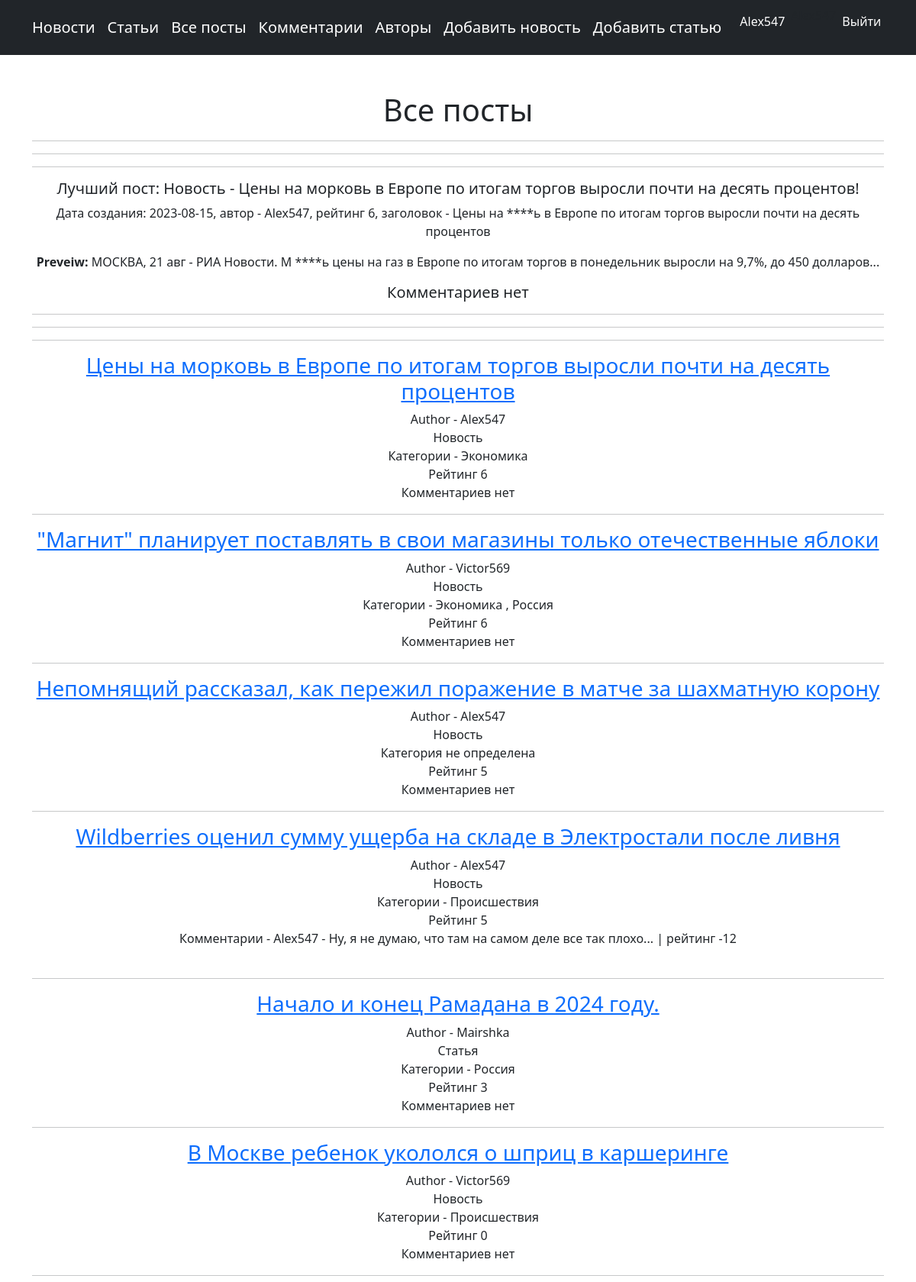
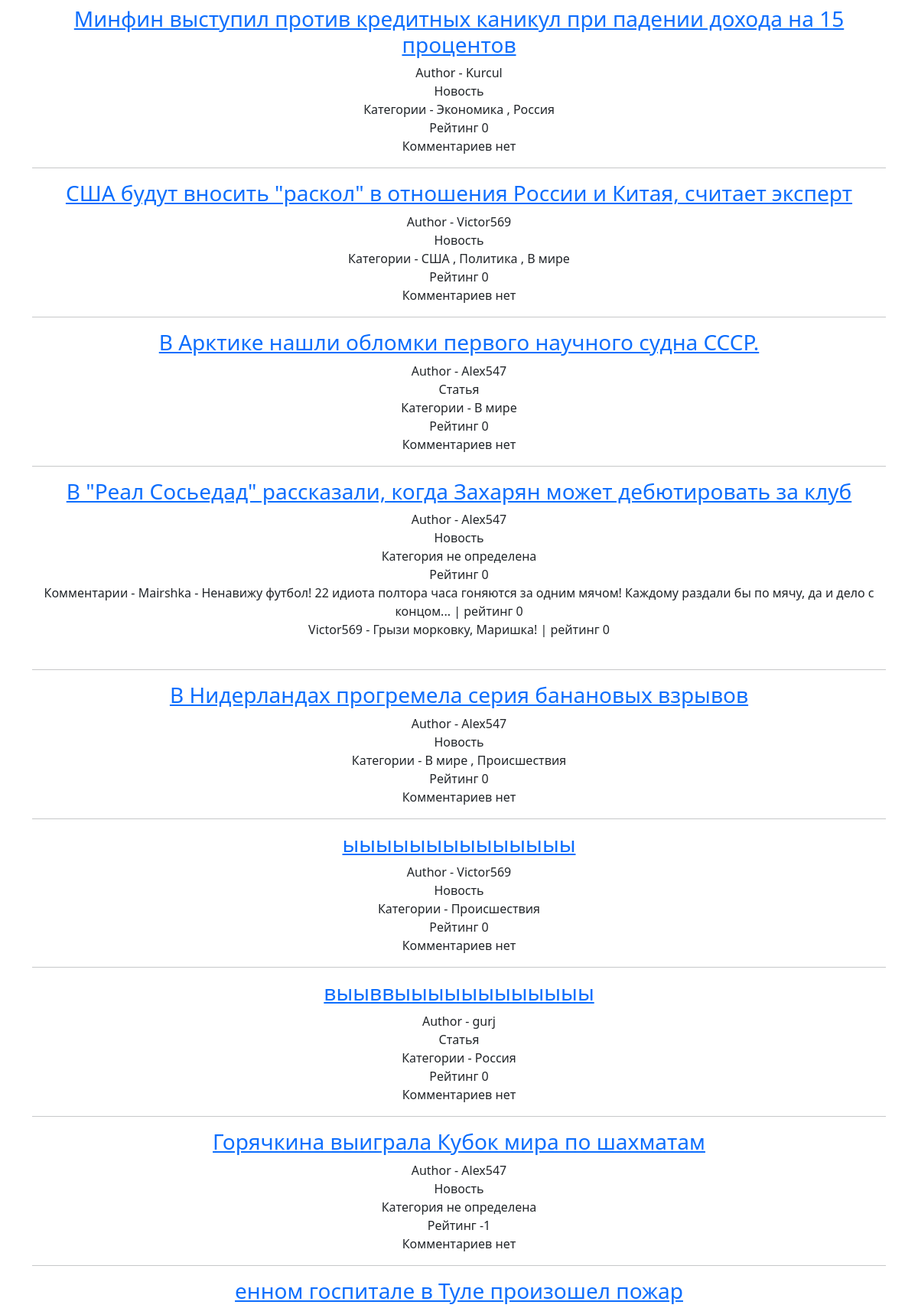
Screenshot of / (signed in, upper part) with the database file from the repository (2 pictures, top to bottom).
### newsportal/models.py (models this page shows, shortened)
class Post(models.Model):
    author = models.ForeignKey(Author, on_delete=models.CASCADE, verbose_name='Автор')
    type_post = models.CharField(max_length=1, choices=POSTS, verbose_name='Тип поста')
    time_created = models.DateTimeField(auto_now_add=True, verbose_name='Дата создания')
    category = models.ManyToManyField(Category, through="PostCategory", verbose_name='Категория')
    title =  models.CharField(max_length=255, verbose_name='Оглавление')
    content = models.TextField( verbose_name='Содержание')
    rating = models.SmallIntegerField(default=0, verbose_name='Рейтинг')
    def __str__(self):
        return f'{self.get_type_post_display()} - {self.title}'
    def  preview(self):
        p = self.content[:124]
        return f'{p}...'

class Author(models.Model):
    author = models.OneToOneField(User, on_delete=models.CASCADE)
    rating = models.SmallIntegerField(default=0)
    def __str__(self):
        return self.author.username

class Category(models.Model):
    name = models.CharField(max_length=150, unique=True)
    def __str__(self):
        return self.name

class Comment(models.Model):
    post = models.ForeignKey(Post, on_delete=models.CASCADE)
    user = models.ForeignKey(User, on_delete=models.CASCADE)
    content = models.TextField()
    date_created = models.DateTimeField(auto_now_add=True)
    rating = models.SmallIntegerField(default=0)

### newsportal/views.py (the view)
# urls.py: path('', index, name='homenewsportal'),
def index(request):
    posts = Post.objects.order_by('-rating')
    best_post = posts[0]
    context = {
        'title':'Все посты',
        'posts':posts,
        'best_post':best_post
    }
    return render(request, 'newsportal/index.html', context)

### newsportal/templatetags/custom_filters.py (called while the page is built)
@register.filter()
def censor(value:str):
   swear_words = ('банан', 'морков', 'карто', 'броккол', 'ананас',
                  'Банан', 'Морков', 'Карто', 'Броккол', 'Ананас',)
   for word in swear_words:
      if word in value:
          value = value.replace(word, '****')
   return value

### newsportal/templates/newsportal/index.html (shortened to what this page needs)
{% extends 'newsportal/default.html' %}
{% load custom_filters %}
{% block content %}
<h1>Все посты</h1>
<hr>
<hr>
<hr>
<h5>Лучший пост:  {{ best_post }}!</h5>
<p>Дата создания: {{best_post.time_created|date:'Y-m-d'}}, автор - {{best_post.author}},
 рейтинг {{best_post.rating}}, заголовок - {{best_post.title|censor}}</p>
<p><b>Preveiw: </b>{{best_post.preview|censor}}</p>
{% if best_post.comment_set.all %}
<h5>Комментарии</h5>
{% for comment in best_post.comment_set.all %}
<p>Комментарий {{ forloop.counter }}: Дата: {{ comment.date_created|date:'Y-m-d' }}, рейтинг {{comment.rating}},
 содержание: {{ comment.content|censor }}</p>
{% endfor %}
{% else %}
<h5>Комментариев нет</h5>
{% endif %}
<hr>
<hr>
<hr>
{% for post in posts %}
<a href="{% url 'showpost' post.pk %}"><h3>{{ post.title }}</h3></a>
Author - {{ post.author }}<br>
{{ post.get_type_post_display }}<br>
{% if post.category.all %}
Категории - {% for cat in post.category.all %}
{{ cat }}    {% if not forloop.last %}, {% endif %}
{% endfor %}
{% else %} Категория не определена
{% endif %}
<br>
Рейтинг  {{ post.rating }}<br>
{% if  post.comment_set.all %}
Комментарии - {% for comment in post.comment_set.all %}
{{ comment.user }} - {{ comment.content }} | рейтинг  {{ comment.rating }}<br>
{% endfor %}
{% else %} Комментариев нет
{% endif %}
<br>
<hr>
{% endfor %}
{% endblock content %}

### newsportal/templates/newsportal/default.html (shortened to what this page needs)
<!DOCTYPE html>
<html lang="en">
    <head>
        {% load static %}
  <link href="{% static 'newsportal/styles.css' %}" rel="stylesheet" />
    </head>
    <body>
        <nav class="navbar navbar-expand-lg navbar-dark bg-dark">
            <div class="container">
                     <a class="navbar-brand" href="{% url 'news' %}">Новости</a>
           <a class="navbar-brand" href="{% url 'articles' %}">Статьи</a>
       <a class="navbar-brand" href="{% url 'homenewsportal' %}">Все посты</a>
                <a class="navbar-brand" href="{% url 'comments' %}">Комментарии</a>
                <a class="navbar-brand" href="{% url 'authors' %}">Авторы</a>
                  {% if perms.newsportal.add_post  %}
                <a class="navbar-brand" href="{% url 'news_create' %}">Добавить новость</a>
                <a class="navbar-brand" href="{% url 'article_create' %}">Добавить статью</a>
              {% endif %}
                <div class="collapse navbar-collapse" id="navbarSupportedContent">
                    <ul class="navbar-nav ms-auto mb-2 mb-lg-0">
                        {% if not request.user.is_authenticated %}
                        <li class="nav-item"><a class="nav-link active" aria-current="page" href="/accounts/login/">Войти</a></li>
                        <li class="nav-item"><a class="nav-link active" aria-current="page" href="/accounts/signup/">Зарегистрироваться</a></li>
                        {% else %}
                         <li class="nav-item"><p class="nav-link active" aria-current="page" >{{ user.username }}</p></li>
                        <li class="nav-item"><a class="nav-link active" aria-current="page" href="/accounts/logout/">Выйти</a></li>
                           {% endif %}
                    </ul>
                </div>
            </div>
        </nav>
        <div class="container">
            <div class="text-center mt-5">
                  {% block content %} {% endblock content %}
            </div>
        </div>
    </body>
</html>

### rows the page displays
Post: type_post+title "Новость - Цены на морковь в Европе по итогам торгов выросли почти на десять процентов", time_created "2023-08-15", author "Alex547", rating "6", title|censor "Цены на ****ь в Европе по итогам торгов выросли почти на десять процентов", preview|censor "МОСКВА, 21 авг - РИА Новости. M ****ь цены на газ в Европе по итогам торгов в понедельник выросли на 9,7%, до 450 долларов...", title "Цены на морковь в Европе по итогам торгов выросли почти на десять процентов", type_post "Новость", shows "Комментариев нет"
Category: name "Экономика"
Post: title "\"Магнит\" планирует поставлять в свои магазины только отечественные яблоки", author "Victor569", type_post "Новость", rating "6", shows "Комментариев нет"
Category: name "Россия"
Post: title "Непомнящий рассказал, как пережил поражение в матче за шахматную корону", author "Alex547", type_post "Новость", shows "Категория не определена", rating "5", shows "Комментариев нет"
Post: title "Wildberries оценил сумму ущерба на складе в Электростали после ливня", author "Alex547", type_post "Новость", rating "5"
Category: name "Происшествия"
Comment: user "Alex547", content "Ну, я не думаю, что там на самом деле все так плохо...", rating "-12"
Post: title "Начало и конец Рамадана в 2024 году.", author "Mairshka", type_post "Статья", rating "3", shows "Комментариев нет"
Post: title "В Москве ребенок укололся о шприц в каршеринге", author "Victor569", type_post "Новость", rating "0", shows "Комментариев нет"
Post: title "Минфин выступил против кредитных каникул при падении дохода на 15 процентов", author "Kurcul", type_post "Новость", rating "0", shows "Комментариев нет"
Post: title "США будут вносить \"раскол\" в отношения России и Китая, считает эксперт", author "Victor569", type_post "Новость", rating "0", shows "Комментариев нет"
Category: name "США"
Category: name "Политика"
Category: name "В мире"
Post: title "В Арктике нашли обломки первого научного судна СССР.", author "Alex547", type_post "Статья", rating "0", shows "Комментариев нет"
Post: title "В \"Реал Сосьедад\" рассказали, когда Захарян может дебютировать за клуб", author "Alex547", type_post "Новость", shows "Категория не определена", rating "0"
Comment: user "Mairshka", content "Ненавижу футбол! 22 идиота полтора часа гоняются за одним мячом! Каждому раздали бы по мячу, да и дело с концом...", rating "0"
Comment: user "Victor569", content "Грызи морковку, Маришка!", rating "0"
Post: title "В Нидерландах прогремела серия банановых взрывов", author "Alex547", type_post "Новость", rating "0", shows "Комментариев нет"
Post: title "ыыыыыыыыыыыыыы", author "Victor569", type_post "Новость", rating "0", shows "Комментариев нет"
Post: title "выыввыыыыыыыыыыыы", author "gurj", type_post "Статья", rating "0", shows "Комментариев нет"
Post: title "Горячкина выиграла Кубок мира по шахматам", author "Alex547", type_post "Новость", shows "Категория не определена", rating "-1", shows "Комментариев нет"
Post: title "енном госпитале в Туле произошел пожар"

### other values shown
{{ user.username }} "Alex547"
